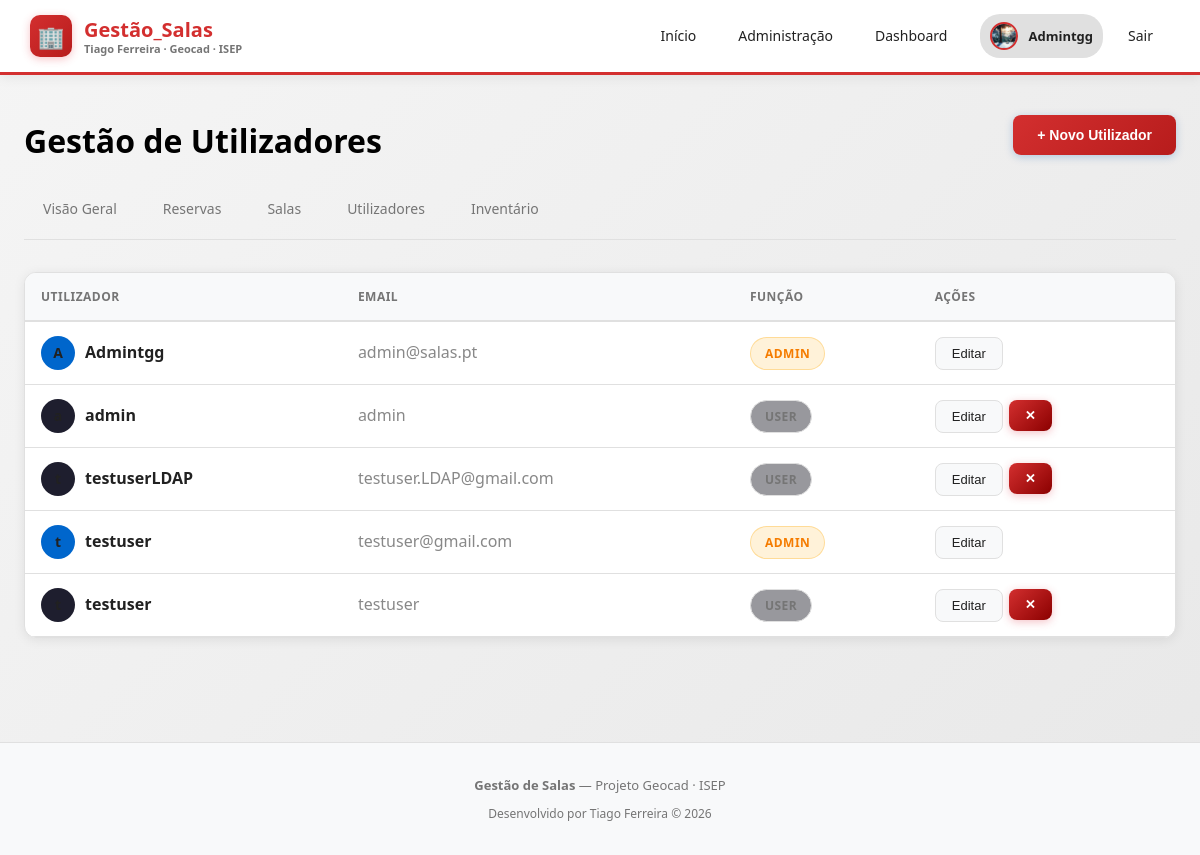
Page /admin/users (signed in) on the committed database.
### app/models.py (models this page shows)
class User(Base):
    __tablename__ = "users"
    id       = Column(Integer, primary_key=True, index=True)
    name     = Column(String, nullable=False)
    email    = Column(String, unique=True, nullable=False)
    password = Column(String, nullable=False)
    role     = Column(String, default="user")
    avatar   = Column(String, default="")  # Caminho para a foto de perfil
    reservations = relationship("Reservation", back_populates="user")

### app/routers/admin.py (the view)
@router.get("/users")
async def users(request: Request, db=Depends(get_db)):
    user = require_admin(request, db)
    users = db.query(models.User).all()
    return request.app.state.templates.TemplateResponse(
        "admin_users.html",
        {"request": request, "user": user, "users": users, "error": None},
    )

### app/templates/admin_users.html (shortened to what this page needs)
{% extends "base.html" %}
{% block content %}
<div class="container">
  <div style="display: flex; justify-content: space-between; align-items: flex-start; flex-wrap: wrap; gap: 16px; margin-bottom: 12px;">
    <h1 class="page-title">Gestão de Utilizadores</h1>
    <button class="btn btn-primary" onclick="openModal('modal-create-user')">+ Novo Utilizador</button>
  </div>
  <div class="admin-tabs">
    <a class="admin-tab" href="/admin">Visão Geral</a>
    <a class="admin-tab" href="/admin/reservations">Reservas</a>
    <a class="admin-tab" href="/admin/rooms">Salas</a>
    <a class="admin-tab" href="/admin/users">Utilizadores</a>
    <a class="admin-tab" href="/admin/inventory">Inventário</a>
  </div>
  <div class="card" style="padding: 0; overflow: hidden;">
    <table>
      <thead>
        <tr>
          <th>Utilizador</th>
          <th>Email</th>
          <th>Função</th>
          <th>Ações</th>
        </tr>
      </thead>
      <tbody>
        {% for u in users %}
          <tr>
            <td>
              <div style="display: flex; align-items: center; gap: 10px;">
                <div style="width: 34px; height: 34px; border-radius: 50%; background: {{ '#0066cc' if u.role == 'admin' else '#1e1e2e' }}; display: flex; align-items: center; justify-content: center; font-weight: 700; font-size: 14px;">{{ u.name[0] }}</div>
                <span style="font-weight: 600;">{{ u.name }}</span>
              </div>
            </td>
            <td style="color: #888;">{{ u.email }}</td>
            <td>
              <span class="tag {{ 'tag-orange' if u.role == 'admin' else 'tag-gray' }}">{{ u.role }}</span>
            </td>
            <td>
              <div style="display: flex; gap: 6px;">
                <button class="btn btn-secondary btn-sm" onclick="openModal('modal-edit-user-{{ u.id }}')">Editar</button>
                {% if u.role != 'admin' %}
                  <form method="post" action="/admin/users/delete/{{ u.id }}" style="display:inline;" onsubmit="return confirm('Eliminar utilizador?')">
                    <button class="btn btn-danger btn-sm" type="submit">✕</button>
                  </form>
                {% endif %}
              </div>
            </td>
          </tr>
        {% endfor %}
      </tbody>
    </table>
  </div>
</div>
{% endblock %}

### app/templates/base.html (shortened to what this page needs)
<!DOCTYPE html>
<html lang="pt">
<head>
</head>
<body>
  <header class="header">
    <a href="/" class="logo">
      <div class="logo-icon">🏢</div>
      <div style="display: flex; flex-direction: column; line-height: 1.2;">
        <span style="font-weight: 700;">Gestão_Salas</span>
        <span style="font-size: 11px; color: var(--text-muted);">Tiago Ferreira · Geocad · ISEP</span>
      </div>
    </a>
    <nav class="nav">
      <a href="/">Início</a>
      {% if user %}
        {% if user.role == 'admin' %}
          <a href="/admin">Administração</a>
          <a href="/dashboard">Dashboard</a>
        {% else %}
          <a href="/dashboard">Dashboard</a>
          <a href="/user">A Minha Conta</a>
        {% endif %}
        <div style="display: flex; align-items: center; gap: 10px; margin-left: 8px; padding: 4px 10px; background: var(--border); border-radius: 20px;">
          {% if user.avatar %}
            <img src="{{ user.avatar }}" alt="{{ user.name }}"
                 style="width: 28px; height: 28px; border-radius: 50%; object-fit: cover; border: 2px solid var(--primary);">
          {% else %}
            <div style="width: 28px; height: 28px; border-radius: 50%; background: linear-gradient(135deg, var(--primary), var(--primary-hover));
                        display: flex; align-items: center; justify-content: center;
                        font-size: 13px; font-weight: 700; color: white;">
              {{ user.name[0].upper() }}
            </div>
          {% endif %}
          <span style="font-size: 13px; font-weight: 600;">{{ user.name }}</span>
        </div>
        <a href="/logout">Sair</a>
      {% else %}
        <a href="/login" class="btn btn-primary">Entrar</a>
      {% endif %}
    </nav>
  </header>
  <main>
    {% block content %}{% endblock %}
  </main>
  <footer class="footer">
    <div style="margin-bottom: 8px;">
      <strong>Gestão de Salas</strong> — Projeto Geocad · ISEP
    </div>
    <div style="color: var(--text-muted); font-size: 12px;">
      Desenvolvido por Tiago Ferreira &copy; 2026
    </div>
  </footer>
</body>
</html>

### app/templates/base.html (style rules this page uses)
:root { --primary: #D32F2F; --primary-hover: #B71C1C; --primary-light: rgba(211, 47, 47, 0.1); --primary-gradient: linear-gradient(135deg, #D32F2F 0%, #B71C1C 100%); --bg: #F5F5F5; --bg-gradient: linear-gradient(135deg, #F5F5F5 0%, #E8E8E8 100%); --card: #FFFFFF; --card-hover: #FAFAFA; --danger: #D32F2F; --danger-hover: #8B0000; --border: #E0E0E0; --border-light: #F0F0F0; --text: #212121; --text-muted: #757575; --text-dark: #000000; --text-light: #FFFFFF; --success: #388E3C; --success-bg: rgba(56, 142, 60, 0.1); --warning: #F57C00; --shadow: 0 4px 20px rgba(211, 47, 47, 0.15); --shadow-card: 0 2px 12px rgba(0, 0, 0, 0.08); --shadow-hover: 0 8px 30px rgba(211, 47, 47, 0.2); }
* { margin: 0; padding: 0; box-sizing: border-box; }
body { font-family: 'Segoe UI', system-ui, -apple-system, sans-serif; background: var(--bg-gradient); color: var(--text); min-height: 100vh; line-height: 1.6; }
.header { background: var(--card); border-bottom: 3px solid var(--primary); padding: 14px 30px; display: flex; justify-content: space-between; align-items: center; flex-wrap: wrap; gap: 12px; position: sticky; top: 0; z-index: 100; box-shadow: 0 2px 12px rgba(0, 0, 0, 0.08); }
.logo { display: flex; align-items: center; gap: 12px; font-size: 20px; font-weight: 700; text-decoration: none; color: var(--primary); transition: transform 0.2s; }
.logo-icon { width: 42px; height: 42px; background: var(--primary-gradient); border-radius: 10px; display: flex; align-items: center; justify-content: center; font-size: 22px; box-shadow: 0 2px 8px rgba(230, 57, 70, 0.3); }
.nav { display: flex; gap: 8px; flex-wrap: wrap; }
.nav a, .nav button { padding: 10px 16px; border-radius: 8px; text-decoration: none; color: var(--text); font-size: 14px; font-weight: 500; background: transparent; border: 1px solid transparent; cursor: pointer; transition: all 0.2s ease; }
.container { max-width: 1200px; margin: 0 auto; padding: 40px 24px; }
.card { background: var(--card); border: 1px solid var(--border); border-radius: 12px; padding: 24px; transition: all 0.2s ease; box-shadow: var(--shadow-card); }
th, td { padding: 14px 16px; }
.page-title { font-size: 32px; font-weight: 700; margin-bottom: 8px; color: var(--text-dark); }
.btn { padding: 12px 24px; border-radius: 8px; border: none; font-size: 14px; font-weight: 600; cursor: pointer; display: inline-flex; align-items: center; gap: 8px; transition: all 0.2s ease; text-decoration: none; position: relative; overflow: hidden; }
.btn-primary { background: var(--primary-gradient); color: #ffffff !important; font-weight: 600; box-shadow: 0 2px 8px rgba(0, 86, 179, 0.25); }
.btn-secondary { background: #f8f9fa; color: var(--text) !important; font-weight: 500; border: 1px solid var(--border); }
.btn-danger { background: linear-gradient(135deg, var(--danger) 0%, var(--danger-hover) 100%); color: #ffffff !important; font-weight: 600; box-shadow: 0 2px 8px rgba(220, 53, 69, 0.3); }
.btn-sm { padding: 8px 16px; font-size: 13px; }
.admin-tabs { display: flex; gap: 8px; margin-bottom: 32px; flex-wrap: wrap; padding-bottom: 8px; border-bottom: 1px solid var(--border); }
.admin-tab { padding: 10px 18px; border-radius: 8px; text-decoration: none; color: var(--text-muted); font-size: 14px; font-weight: 500; background: transparent; border: 1px solid transparent; transition: all 0.2s ease; }
table { width: 100%; border-collapse: collapse; }
thead { background: #f8f9fa; border-bottom: 2px solid var(--border); }
th, td { padding: 14px 16px; text-align: left; border-bottom: 1px solid var(--border); }
th { font-size: 12px; font-weight: 700; color: var(--text-muted); text-transform: uppercase; letter-spacing: 0.5px; }
tr { transition: all 0.2s; }
.tag { padding: 6px 14px; border-radius: 20px; font-size: 12px; font-weight: 700; display: inline-block; text-transform: uppercase; letter-spacing: 0.5px; }
.tag-orange { background: rgba(255, 170, 0, 0.15); color: var(--warning); border: 1px solid rgba(255, 170, 0, 0.3); }
.tag-gray { background: rgba(50, 50, 60, 0.5); color: var(--text-muted); border: 1px solid var(--border); }
.footer { text-align: center; padding: 32px; color: var(--text-muted); font-size: 13px; border-top: 1px solid var(--border); margin-top: 64px; background: #f8f9fa; }

### rows in the picture
User: avatar (picture), name "Admintgg", name "A", email "admin@salas.pt", role "ADMIN"
User: name "admin", email "admin", role "USER"
User: name "testuserLDAP", email "testuser.LDAP@gmail.com", role "USER"
User: name "t", name "testuser", email "testuser@gmail.com", role "ADMIN"
User: name "testuser", email "testuser", role "USER"
